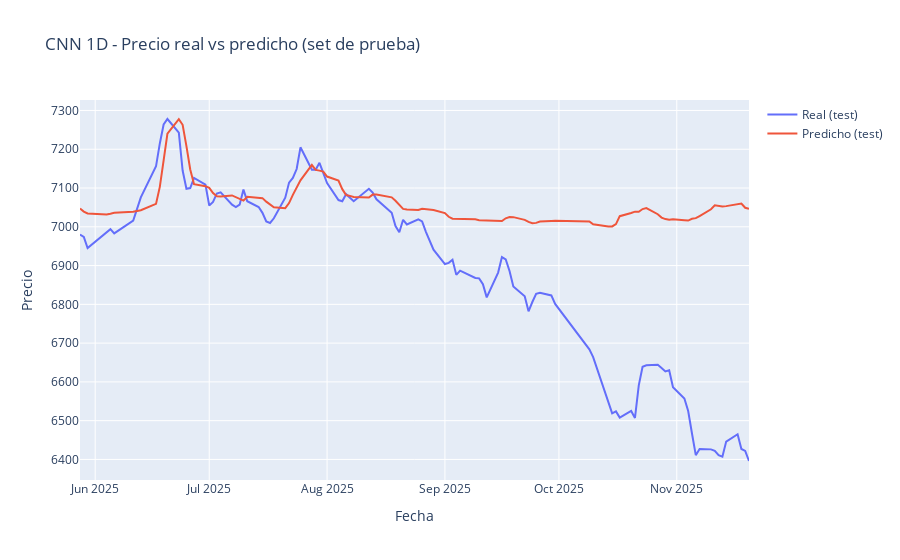
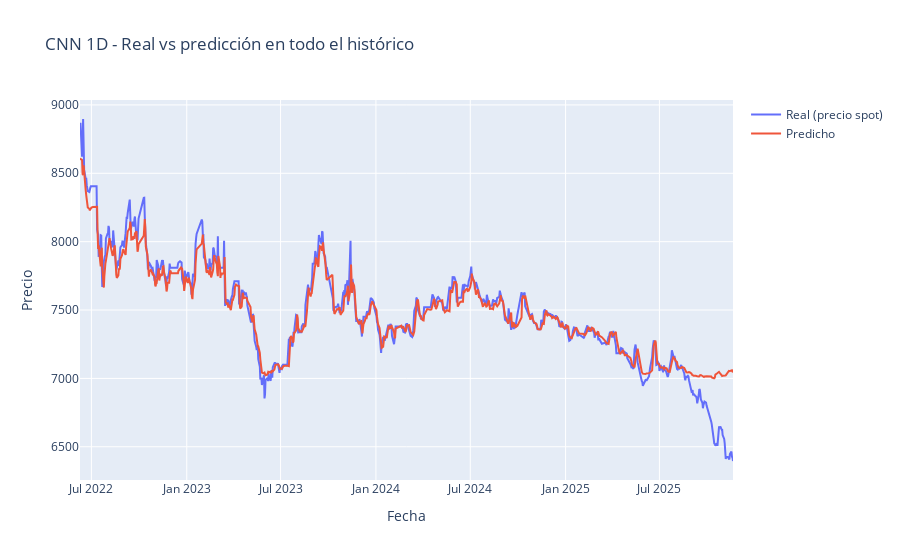

The notebook cell these images were saved under, in order:
### Code cell
# =========================
#       GRÁFICAS
# =========================

# 1) Real vs predicho (test)
plot_test_predictions(
    dates_test,
    y_test_inv_cnn,
    y_test_pred_inv_cnn,
    title_prefix="CNN 1D"
)

# 2) Real vs predicho (train + val + test)
y_all_pred_scaled_cnn = cnn_model.predict(
    np.concatenate([X_train_seq, X_val_seq, X_test_seq], axis=0)
).flatten()

y_all_inv_cnn = scaler.inverse_transform(
    np.concatenate([y_train, y_val, y_test]).reshape(-1, 1)
).flatten()
y_all_pred_inv_cnn = scaler.inverse_transform(
    y_all_pred_scaled_cnn.reshape(-1, 1)
).flatten()

dates_all_full_cnn = np.concatenate([dates_train, dates_val, dates_test])

plot_full_predictions(
    dates_all_full_cnn,
    y_all_inv_cnn,
    y_all_pred_inv_cnn,
    title_prefix="CNN 1D"
)

# 3) Histórico completo + predicción futura
last_window_scaled_cnn = prices_scaled[-WINDOW_SIZE:]
future_scaled_cnn, future_inv_cnn = forecast_future(
    cnn_model,
    last_window_scaled_cnn,
    scaler,
    n_future=N_FUTURE_DAYS
)

last_date = df["Date"].max()
future_dates_cnn = pd.date_range(
    start=last_date + pd.Timedelta(days=1),
    periods=N_FUTURE_DAYS,
    freq="D"
)

plot_full_with_future(
    dates_all_full_cnn,
    y_all_inv_cnn,
    future_dates_cnn,
    future_inv_cnn,
    title_prefix="CNN 1D"
)

# Tabla de predicciones futuras (CNN 1D)
future_table_cnn = pd.DataFrame({
    "Fecha futura": future_dates_cnn,
    "Predicción del precio (CNN 1D)": future_inv_cnn
})
display(future_table_cnn)
